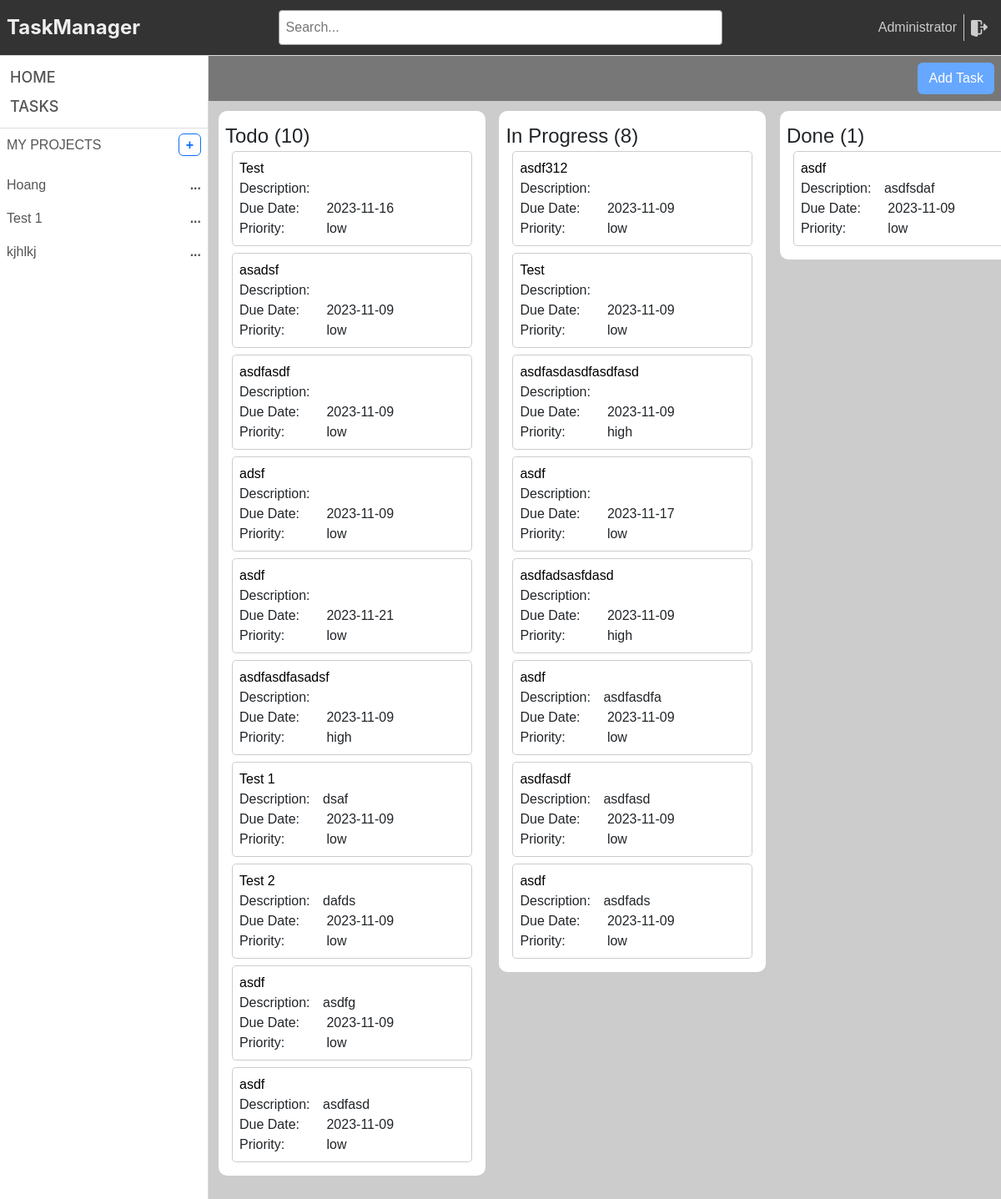
Page /tasks/ (signed in) on the committed database.
### task_management/models.py (models this page shows, shortened)
class User(db.Model, UserMixin):
    __tablename__ = 'user'
    id = db.Column(db.Integer, primary_key=True)
    name = db.Column(db.String(100))
    username = db.Column(db.String(100), nullable=False)
    password_hashed = db.Column(db.String(100), nullable=False)
    active = db.Column(db.Boolean, default=True)
    phone = db.Column(db.String(100))
    email = db.Column(db.String(100))
    created_at = db.Column(db.DateTime, default=db.func.current_timestamp())
    updated_at = db.Column(db.DateTime, default=db.func.current_timestamp())
    create_uid = db.Column(db.Integer, default=0)
    write_uid = db.Column(db.Integer, default=0)
    is_admin = db.Column(db.Boolean, default=False)
    db.UniqueConstraint(username, email)
    @property  # Decorator này dùng để tạo ra một thuộc tính giả
    def password(self):
        if self.password_hashed is not None:
            return None
        return self.password

class Project(db.Model):
    __tablename__ = 'project'
    id = db.Column(db.Integer, primary_key=True)
    name = db.Column(db.String(255))
    description = db.Column(db.Text)
    status = db.Column(db.String(100))
    active = db.Column(db.Boolean, default=True)
    sequence = db.Column(db.Integer)
    manager_id = db.Column(db.Integer, db.ForeignKey('user.id'))
    date_start = db.Column(db.Date)
    date_end = db.Column(db.Date)
    created_at = db.Column(db.DateTime, default=db.func.current_timestamp())
    updated_at = db.Column(db.DateTime, default=db.func.current_timestamp())
    create_uid = db.Column(db.Integer, default=0)
    write_uid = db.Column(db.Integer, default=0)
    tasks = db.relationship('Task', backref='project')
    progress = db.Column(db.Float)

class Task(db.Model):
    __tablename__ = 'task'
    id = db.Column(db.Integer, primary_key=True)
    project_id = db.Column(db.Integer, db.ForeignKey('project.id'))
    user_id = db.Column(db.Integer, db.ForeignKey('user.id'))
    status = db.Column(db.String(100))
    name = db.Column(db.String(255))
    description = db.Column(db.Text)
    active = db.Column(db.Boolean, default=True)
    priority = db.Column(db.Integer)
    sequence = db.Column(db.Integer)
    date_start = db.Column(db.Date)
    date_end = db.Column(db.Date)
    created_at = db.Column(db.DateTime, default=db.func.current_timestamp())
    updated_at = db.Column(db.DateTime, default=db.func.current_timestamp())

### task_management/task/views.py (the view)
@task_blueprint.route('/')
@login_required
def tasks():
    all_task = Task.query.all()
    task_list = {
        'todo': [task for task in all_task if task.status == 'todo'],
        'in-progress': [task for task in all_task if task.status == 'in-progress'],
        'done': [task for task in all_task if task.status == 'done']
    }
    return index(task_list=task_list)

### task_management/models.py (called while the page is built)
@login_manager.user_loader
def load_user(user_id):
    return User.query.get(int(user_id))

### task_management/routes.py (called while the page is built)
def login_required(f):
    @wraps(f)
    def decorated_function(*args, **kwargs):
        if not current_user.is_authenticated:
            return redirect(url_for('login'))
        return f(*args, **kwargs)
    return decorated_function

@app.route('/')
@login_required
def index(project_id=None, task_list=None, task_id=None):
    projects = Project.query.filter(Project.manager_id == current_user.id).all()
    mode = session.get('mode', '')
    if session.get('active_project_id'):
        project_id = Project.query.get(session.get('active_project_id'))
    return render_template('index.html',
                           projects=projects,
                           mode=mode,
                           active_project_id=project_id,
                           task_id=task_id,
                           task_list=task_list)

### task_management/templates/index.html (shortened to what this page needs)
<!DOCTYPE html>
<html lang="en">
<head>
    <link rel="stylesheet" href="https://cdn.jsdelivr.net/npm/bootstrap@5.2.3/dist/css/bootstrap.min.css"
>
    <link href="{{ url_for('static', filename='css/styles.css') }}" rel="stylesheet" type="text/css">
    <link href="{{ url_for('static', filename='css/default.css') }}" rel="stylesheet" type="text/css">
</head>
<body style="height: 100vh;max-height: 100%">
<div style="background: white" class="d-flex flex-column h-100">
    {% include 'header.html' %}
    <div class="d-flex" style="flex: 1;overflow: hidden">
        {% include 'sidebar.html' %}
        {% include 'content.html' %}
    </div>
</div>
</body>
</html>

### task_management/templates/header.html (shortened to what this page needs)
<div class="header"
     style="width: 100%">
    <div class="header-icon">
        <a href="/">
            TaskManager
        </a>
    </div>
    <div class="search-bar">
        <input name="searchbar" id="searchbar"
               class="p-2 w-100"
               type="text"
               name=""
               placeholder="Search..." onchange="searchTask(this.value)">
    </div>
    <div class="User d-flex justify-content-end align-items-center" style="flex: 1">
        <span style="color: #ccc">
            {{ current_user.name }}
        </span>
        <a href="{{ url_for('logout') }}" class="logout">
        </a>
    </div>
</div>

### task_management/templates/sidebar.html (shortened to what this page needs)
<div class="sidebar box-shadow">
    <div class="d-flex flex-column justify-content-between p-2"
         style="border-bottom: 1px solid #dddddd">
        <div class="sidebar-item">
            Home
        </div>
        <a href="{{ url_for('tasks.tasks') }}">
            <div class="sidebar-item">
                Tasks
            </div>
        </a>
    </div>
    <div class="sidebar-content">
        <div id="my-projects" class="m-1 p-1 d-flex justify-content-between sidebar-content-header">
            <span>my projects</span>
            <a href="{{ url_for('projects.new_project') }}">
                <span class="add-project border border-primary py-1 px-2 rounded-2">
                    +
                </span>
            </a>
        </div>
        <div class="project-list">
            {% for project in projects %}
                {% if project.id == session.active_project_id %}
                    <div class="project-item active"
                         onclick="window.location.href='{{ url_for('projects.project_by_id', project_id=project.id) }}'">
                        <p>{{ project.name }}</p>
                        <span>...</span>
                    </div>
                {% else %}
                    <div class="project-item"
                         onclick="window.location.href='{{ url_for('projects.project_by_id', project_id=project.id) }}'">
                        <p>{{ project.name }}</p>
                        <span>...</span>
                    </div>
                {% endif %}
            {% endfor %}
        </div>
    </div>
</div>

### task_management/templates/content.html (shortened to what this page needs)
<div class="content" id="content-window">
    {% if task_id != None %}
        <div class="content-header">
            <h2>{{ task_id.name }}</h2>
        </div>
        <div class="d-flex justify-content-between">
            {% if mode != 'edit' %}
                <button class="btn btn-primary btn-sm" onclick="editTask({{ task_id.id }})">
                    Edit Task
                </button>
            {% else %}
                <div class="m-1">
                    <button class="btn btn-primary btn-sm" type="submit" onclick="saveTask({{ task_id.id }})">
                        Save Task
                    </button>
                    <button class="btn btn-danger btn-sm" onclick="window.location.href='/tasks/{{ task_id.id }}'">
                        Cancel
                    </button>
                </div>
            {% endif %}
            <div>
                <button id="todo" class="btn {% if task_id.status == 'todo' %} btn-primary {% endif %} btn-sm"
                        onclick="updateTaskStatus('{{ task_id.id }}', 'todo')">
                    To Do
                </button>
                <button id="in-progress"
                        class="btn {% if task_id.status == 'in-progress' %} btn-primary {% endif %} btn-sm"
                        onclick="updateTaskStatus('{{ task_id.id }}', 'in-progress')">
                    In Progress
                </button>
                <button id="done" class="btn {% if task_id.status == 'done' %} btn-primary {% endif %} btn-sm"
                        onclick="updateTaskStatus('{{ task_id.id }}', 'done')">
                    Done
                </button>
            </div>
        </div>
        <div class="row">
            <div class="col-6 d-flex flex-column">
                <div>
                    <label for="name">Task Name:</label>
                    <input type="text" id="name" name="name" value="{{ task_id.name }}" {% if mode != 'edit' %}
                           disabled {% endif %}/>
                </div>
                <div>
                    <label for="active">Active:</label>
                    <input type="checkbox" id="active" name="active" {% if task_id.active %}
                           checked {% endif %} {% if mode != 'edit' %} disabled {% endif %}/>
                </div>
                <div>
                    <label for="priority">Priority:</label>
                    <select id="priority" name="priority" {% if mode != 'edit' %} disabled {% endif %}>
                        <option value="low" {% if task_id.priority == 'low' %} selected {% endif %}>Low</option>
                        <option value="medium" {% if task_id.priority == 'medium' %} selected {% endif %}>Medium
                        </option>
                        <option value="high" {% if task_id.priority == 'high' %} selected {% endif %}>High</option>
                    </select>
                </div>
            </div>
            <div class="col-6 d-flex flex-column">
                <div>
                    <label for="project_id">Project:</label>
                    <select id="project_id" name="project_id" {% if mode != 'edit' %} disabled {% endif %}>
                        {% for project in projects %}
                            <option value="{{ project.id }}" {% if task_id.project_id == project.id %} selected
                            {% endif %}>{{ project.name }}</option>
                        {% endfor %}
                    </select>
                </div>
                <div>
                    <label for="status">Status:</label>
                    <select id="status" name="status" {% if mode != 'edit' %} disabled {% endif %}>
                        <option value="todo" {% if task_id.status == 'todo' %} selected {% endif %}>To Do</option>
                        <option value="in-progress" {% if task_id.status == 'in-progress' %} selected {% endif %}>
                            In Progress
                        </option>
                        <option value="done" {% if task_id.status == 'done' %} selected {% endif %}>Done</option>
                    </select>
                </div>
                <div>
                    <label for="date_start">Start Date:</label>
                    <input type="date" id="date_start" name="date_start" value="{{ task_id.date_start }}"
                            {% if mode != 'edit' %} disabled {% endif %}/>
                </div>
                <div>
                    <label for="date_end">Due Date:</label>
                    <input type="date" id="date_end" name="date_end" value="{{ task_id.date_end }}"
                            {% if mode != 'edit' %} disabled {% endif %}/>
                </div>
            </div>
        </div>
        <div class="m-2 p-2 border border-2 rounded-3" id="description" contenteditable="{{ mode == 'edit' }}">
            {{ task_id.description or 'Description' }}
        </div>
    {% elif task_list != None %}
        <div class="content-header">
            <button class="btn" onclick="window.location.href='/tasks/new'">
                Add Task
            </button>
        </div>
        <div class="project">
            {% for state, tasks in task_list.items() %}
                <div class="project-col">
                    <div class="project-header">
                        <h4>{{ state.replace('-', ' ') }} ({{ tasks|length }})</h4>
                    </div>
                    <div id="{{ state }}" class="project-detail">
                        {% for task in tasks %}
                            <div class="task" id="{{ task.id }}">
                                <div class="task-box">
                                    <a href="/tasks/{{ task.id }}">
                                        <div>
                                            {{ task.name }}
                                        </div>
                                    </a>
                                    <div>
                                        <label>Description:</label>{{ task.description or '' }}
                                    </div>
                                    <div>
                                        <label>Due Date:</label> {{ task.date_end }}
                                    </div>
                                    <div>
                                        <label>Priority:</label> {{ task.priority }}
                                    </div>
                                </div>
                            </div>
                        {% endfor %}
                    </div>
                </div>
            {% endfor %}
        </div>
    {% else %}
        <h3 class="font-inter p-2">
            No active project
        </h3>
    {% endif %}
</div>

### task_management/static/css/styles.css (style rules this page uses)
body { font-family: Arial, sans-serif; background-color: #dedede; margin: 0; padding: 0; }
a { text-decoration: none; color: black; }
label { min-width: 100px; display: inline-block; }

### task_management/static/css/default.css (style rules this page uses)
:root { --sidebar-width: 250px; --header-height: 67px; }
* { box-sizing: border-box; }
.box-shadow { box-shadow: rgba(0, 0, 0, 0.1) 0 0 12px; }
.header { display: flex; align-items: center; justify-content: center; padding: 0 8px; background-color: #333; border-bottom: 1px solid #ddd; height: 67px; }
.sidebar { background-color: #fff; width: var(--sidebar-width); height: 100%; border-right: 1px #ddd solid; }
.sidebar-item { color: #555; font-size: 18px; font-weight: 500; font-family: Inter; text-transform: uppercase; padding: 4px; }
.project-list { display: flex; flex-direction: column; padding: 8px 0; }
.content { display: flex; flex-direction: column; max-width: calc(100vw - var(--sidebar-width)); width: 100%; }
.project { background-color: #ccc; white-space: nowrap; position: relative; flex: 1; padding: 12px 12px 32px; overflow-y: hidden; overflow-x: auto; }

### rows in the picture
User: name "Administrator"
Project: name "Hoang"
Project: name "Test 1"
Project: name "kjhlkj"
Task: name "Test", date_end "2023-11-16", priority "low"
Task: name "asadsf", date_end "2023-11-09", priority "low"
Task: name "asdfasdf", date_end "2023-11-09", priority "low"
Task: name "adsf", date_end "2023-11-09", priority "low"
Task: name "asdf", date_end "2023-11-21", priority "low"
Task: name "asdfasdfasadsf", date_end "2023-11-09", priority "high"
Task: name "Test 1", description "dsaf", date_end "2023-11-09", priority "low"
Task: name "Test 2", description "dafds", date_end "2023-11-09", priority "low"
Task: name "asdf", description "asdfg", date_end "2023-11-09", priority "low"
Task: name "asdf", description "asdfasd", date_end "2023-11-09", priority "low"
Task: name "asdf312", date_end "2023-11-09", priority "low"
Task: name "Test", date_end "2023-11-09", priority "low"
Task: name "asdfasdasdfasdfasd", date_end "2023-11-09", priority "high"
Task: name "asdf", date_end "2023-11-17", priority "low"
Task: name "asdfadsasfdasd", date_end "2023-11-09", priority "high"
Task: name "asdf", description "asdfasdfa", date_end "2023-11-09", priority "low"
Task: name "asdfasdf", description "asdfasd", date_end "2023-11-09", priority "low"
Task: name "asdf", description "asdfads", date_end "2023-11-09", priority "low"
Task: name "asdf", description "asdfsdaf", date_end "2023-11-09", priority "low"

### other values in the picture
{{ state.replace('-', ' ') }} "Todo" "In Progress" "Done"
{{ tasks|length }} "10" "8" "1"
